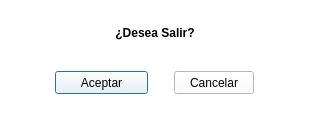
<?xml version="1.0" encoding="UTF-8"?>
<ui version="4.0">
 <class>ventanaDeseaSalir</class>
 <widget class="QDialog" name="ventanaDeseaSalir">
  <property name="windowModality">
   <enum>Qt::ApplicationModal</enum>
  </property>
  <property name="geometry">
   <rect>
    <x>0</x>
    <y>0</y>
    <width>310</width>
    <height>116</height>
   </rect>
  </property>
  <property name="sizePolicy">
   <sizepolicy hsizetype="Fixed" vsizetype="Fixed">
    <horstretch>0</horstretch>
    <verstretch>0</verstretch>
   </sizepolicy>
  </property>
  <property name="minimumSize">
   <size>
    <width>310</width>
    <height>116</height>
   </size>
  </property>
  <property name="maximumSize">
   <size>
    <width>310</width>
    <height>116</height>
   </size>
  </property>
  <property name="windowTitle">
   <string>Ventana Salir</string>
  </property>
  <property name="windowIcon">
   <iconset>
    <normaloff>../img/salir.ico</normaloff>../img/salir.ico</iconset>
  </property>
  <property name="styleSheet">
   <string notr="true">background-color: white;</string>
  </property>
  <property name="modal">
   <bool>true</bool>
  </property>
  <layout class="QVBoxLayout" name="verticalLayout">
   <item>
    <widget class="QWidget" name="widget" native="true">
     <layout class="QHBoxLayout" name="horizontalLayout_2">
      <item>
       <widget class="QLabel" name="lblDeseaSalir">
        <property name="font">
         <font>
          <family>Segoe UI</family>
          <pointsize>9</pointsize>
          <weight>75</weight>
          <bold>true</bold>
         </font>
        </property>
        <property name="layoutDirection">
         <enum>Qt::LeftToRight</enum>
        </property>
        <property name="text">
         <string>¿Desea Salir?</string>
        </property>
        <property name="alignment">
         <set>Qt::AlignCenter</set>
        </property>
       </widget>
      </item>
     </layout>
    </widget>
   </item>
   <item>
    <widget class="QWidget" name="widget_2" native="true">
     <layout class="QHBoxLayout" name="horizontalLayout">
      <item>
       <spacer name="horizontalSpacer">
        <property name="orientation">
         <enum>Qt::Horizontal</enum>
        </property>
        <property name="sizeHint" stdset="0">
         <size>
          <width>40</width>
          <height>20</height>
         </size>
        </property>
       </spacer>
      </item>
      <item>
       <widget class="QPushButton" name="btnAceptar">
        <property name="sizePolicy">
         <sizepolicy hsizetype="Fixed" vsizetype="Fixed">
          <horstretch>0</horstretch>
          <verstretch>0</verstretch>
         </sizepolicy>
        </property>
        <property name="minimumSize">
         <size>
          <width>93</width>
          <height>23</height>
         </size>
        </property>
        <property name="maximumSize">
         <size>
          <width>93</width>
          <height>23</height>
         </size>
        </property>
        <property name="text">
         <string>Aceptar</string>
        </property>
       </widget>
      </item>
      <item>
       <spacer name="horizontalSpacer_3">
        <property name="orientation">
         <enum>Qt::Horizontal</enum>
        </property>
        <property name="sizeType">
         <enum>QSizePolicy::Fixed</enum>
        </property>
        <property name="sizeHint" stdset="0">
         <size>
          <width>20</width>
          <height>20</height>
         </size>
        </property>
       </spacer>
      </item>
      <item>
       <widget class="QPushButton" name="btnCancelar">
        <property name="maximumSize">
         <size>
          <width>100</width>
          <height>23</height>
         </size>
        </property>
        <property name="text">
         <string>Cancelar</string>
        </property>
       </widget>
      </item>
      <item>
       <spacer name="horizontalSpacer_2">
        <property name="orientation">
         <enum>Qt::Horizontal</enum>
        </property>
        <property name="sizeHint" stdset="0">
         <size>
          <width>40</width>
          <height>20</height>
         </size>
        </property>
       </spacer>
      </item>
     </layout>
    </widget>
   </item>
  </layout>
 </widget>
 <resources/>
 <connections/>
</ui>
